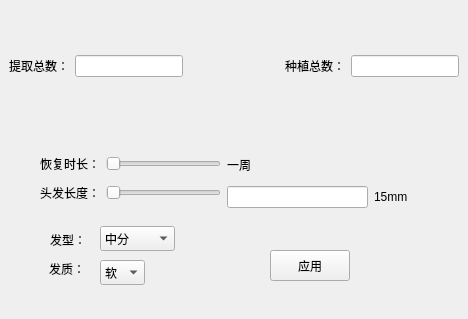
<?xml version="1.0" encoding="UTF-8"?>
<ui version="4.0">
 <class>Sim_Fun</class>
 <widget class="QWidget" name="Sim_Fun">
  <property name="geometry">
   <rect>
    <x>0</x>
    <y>0</y>
    <width>468</width>
    <height>319</height>
   </rect>
  </property>
  <property name="windowTitle">
   <string>Form</string>
  </property>
  <widget class="QLabel" name="label_7">
   <property name="geometry">
    <rect>
     <x>50</x>
     <y>228</y>
     <width>45</width>
     <height>23</height>
    </rect>
   </property>
   <property name="text">
    <string>发型：</string>
   </property>
  </widget>
  <widget class="QLabel" name="label_8">
   <property name="geometry">
    <rect>
     <x>49</x>
     <y>257</y>
     <width>45</width>
     <height>23</height>
    </rect>
   </property>
   <property name="text">
    <string>发质：</string>
   </property>
  </widget>
  <widget class="QComboBox" name="comboBox">
   <property name="geometry">
    <rect>
     <x>100</x>
     <y>226</y>
     <width>75</width>
     <height>25</height>
    </rect>
   </property>
   <property name="sizePolicy">
    <sizepolicy hsizetype="Fixed" vsizetype="Fixed">
     <horstretch>0</horstretch>
     <verstretch>0</verstretch>
    </sizepolicy>
   </property>
   <item>
    <property name="text">
     <string>中分</string>
    </property>
   </item>
   <item>
    <property name="text">
     <string>齐刘海</string>
    </property>
   </item>
   <item>
    <property name="text">
     <string>斜刘海</string>
    </property>
   </item>
  </widget>
  <widget class="QComboBox" name="comboBox_2">
   <property name="geometry">
    <rect>
     <x>100</x>
     <y>260</y>
     <width>45</width>
     <height>25</height>
    </rect>
   </property>
   <property name="sizePolicy">
    <sizepolicy hsizetype="Fixed" vsizetype="Fixed">
     <horstretch>60</horstretch>
     <verstretch>0</verstretch>
    </sizepolicy>
   </property>
   <item>
    <property name="text">
     <string>软</string>
    </property>
   </item>
   <item>
    <property name="text">
     <string>中</string>
    </property>
   </item>
   <item>
    <property name="text">
     <string>硬</string>
    </property>
   </item>
  </widget>
  <widget class="QPushButton" name="apply_pushButton">
   <property name="geometry">
    <rect>
     <x>270</x>
     <y>250</y>
     <width>80</width>
     <height>31</height>
    </rect>
   </property>
   <property name="sizePolicy">
    <sizepolicy hsizetype="Fixed" vsizetype="Fixed">
     <horstretch>0</horstretch>
     <verstretch>0</verstretch>
    </sizepolicy>
   </property>
   <property name="text">
    <string>应用</string>
   </property>
  </widget>
  <widget class="QWidget" name="layoutWidget">
   <property name="geometry">
    <rect>
     <x>9</x>
     <y>9</y>
     <width>450</width>
     <height>114</height>
    </rect>
   </property>
   <layout class="QHBoxLayout" name="horizontalLayout">
    <item>
     <widget class="QLabel" name="label">
      <property name="text">
       <string>提取总数：</string>
      </property>
     </widget>
    </item>
    <item>
     <widget class="QLineEdit" name="lineEdit"/>
    </item>
    <item>
     <spacer name="horizontalSpacer">
      <property name="orientation">
       <enum>Qt::Horizontal</enum>
      </property>
      <property name="sizeHint" stdset="0">
       <size>
        <width>40</width>
        <height>20</height>
       </size>
      </property>
     </spacer>
    </item>
    <item>
     <widget class="QLabel" name="label_2">
      <property name="text">
       <string>种植总数：</string>
      </property>
     </widget>
    </item>
    <item>
     <widget class="QLineEdit" name="lineEdit_2"/>
    </item>
   </layout>
  </widget>
  <widget class="QWidget" name="layoutWidget">
   <property name="geometry">
    <rect>
     <x>40</x>
     <y>150</y>
     <width>368</width>
     <height>58</height>
    </rect>
   </property>
   <layout class="QHBoxLayout" name="horizontalLayout_2">
    <item>
     <layout class="QGridLayout" name="gridLayout">
      <item row="0" column="0">
       <widget class="QLabel" name="label_3">
        <property name="text">
         <string>恢复时长：</string>
        </property>
       </widget>
      </item>
      <item row="0" column="1">
       <widget class="QSlider" name="recover_Slider">
        <property name="orientation">
         <enum>Qt::Horizontal</enum>
        </property>
       </widget>
      </item>
      <item row="1" column="0">
       <widget class="QLabel" name="label_4">
        <property name="text">
         <string>头发长度：</string>
        </property>
       </widget>
      </item>
      <item row="1" column="1">
       <widget class="QSlider" name="HairlongSlider">
        <property name="orientation">
         <enum>Qt::Horizontal</enum>
        </property>
       </widget>
      </item>
     </layout>
    </item>
    <item>
     <layout class="QGridLayout" name="gridLayout_2">
      <item row="0" column="1">
       <widget class="QLabel" name="label_5">
        <property name="sizePolicy">
         <sizepolicy hsizetype="Maximum" vsizetype="Preferred">
          <horstretch>0</horstretch>
          <verstretch>0</verstretch>
         </sizepolicy>
        </property>
        <property name="text">
         <string>一周</string>
        </property>
       </widget>
      </item>
      <item row="1" column="2">
       <widget class="QLabel" name="label_6">
        <property name="text">
         <string>15mm</string>
        </property>
       </widget>
      </item>
      <item row="1" column="1">
       <widget class="QLineEdit" name="Hairlong_label"/>
      </item>
     </layout>
    </item>
   </layout>
  </widget>
 </widget>
 <resources/>
 <connections/>
</ui>
